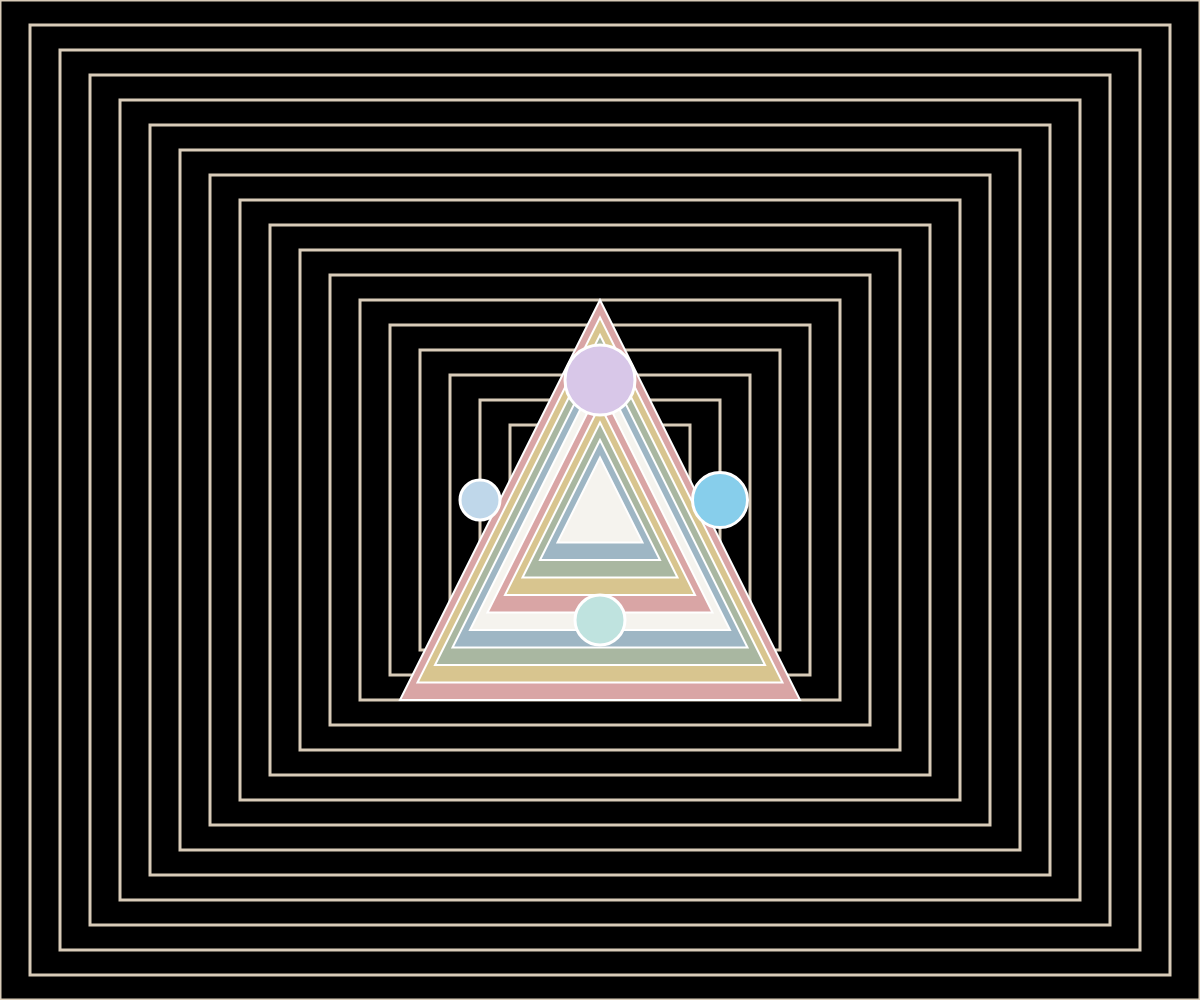
Frame 1 (no input)
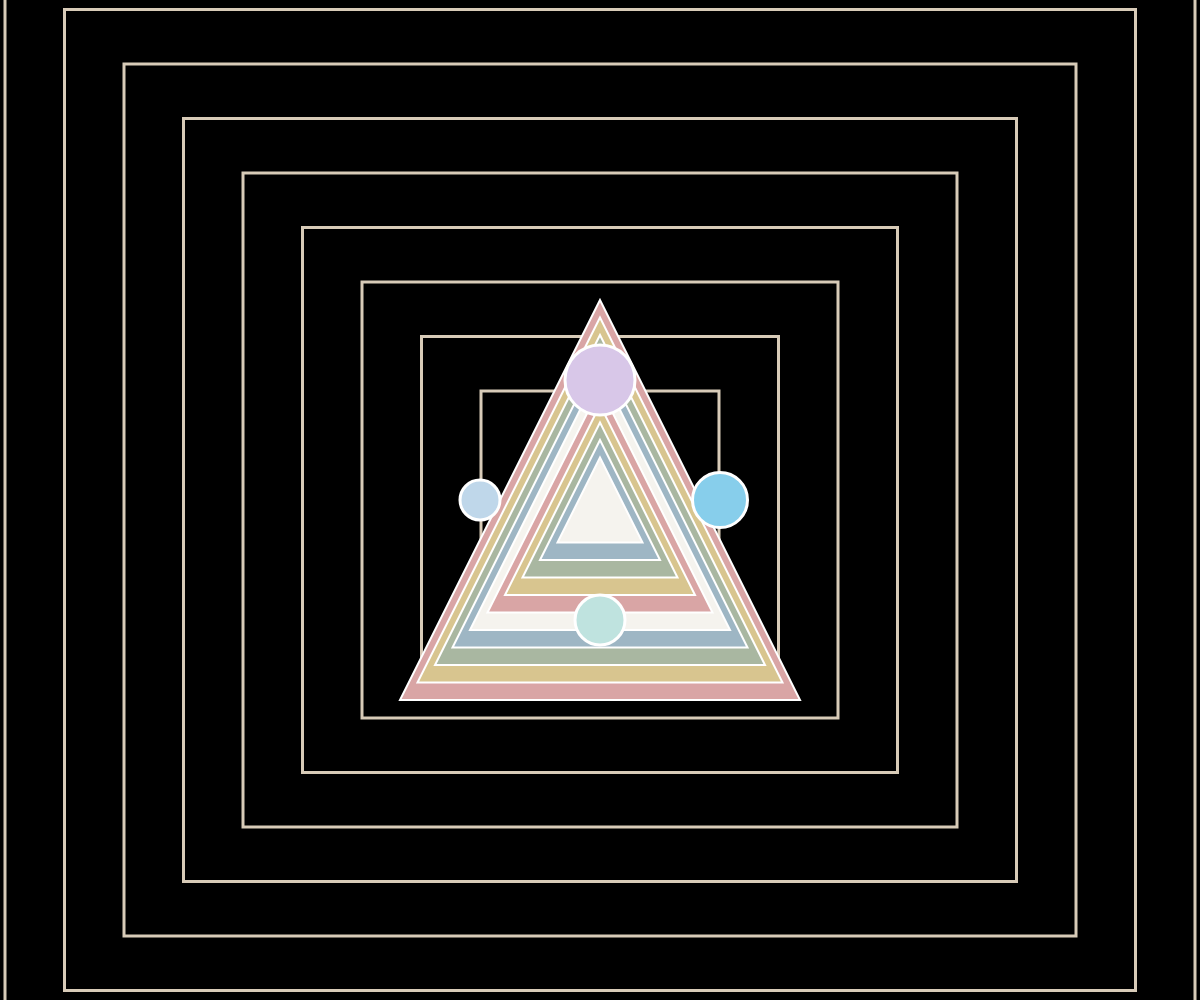
Frame 60 (no input)
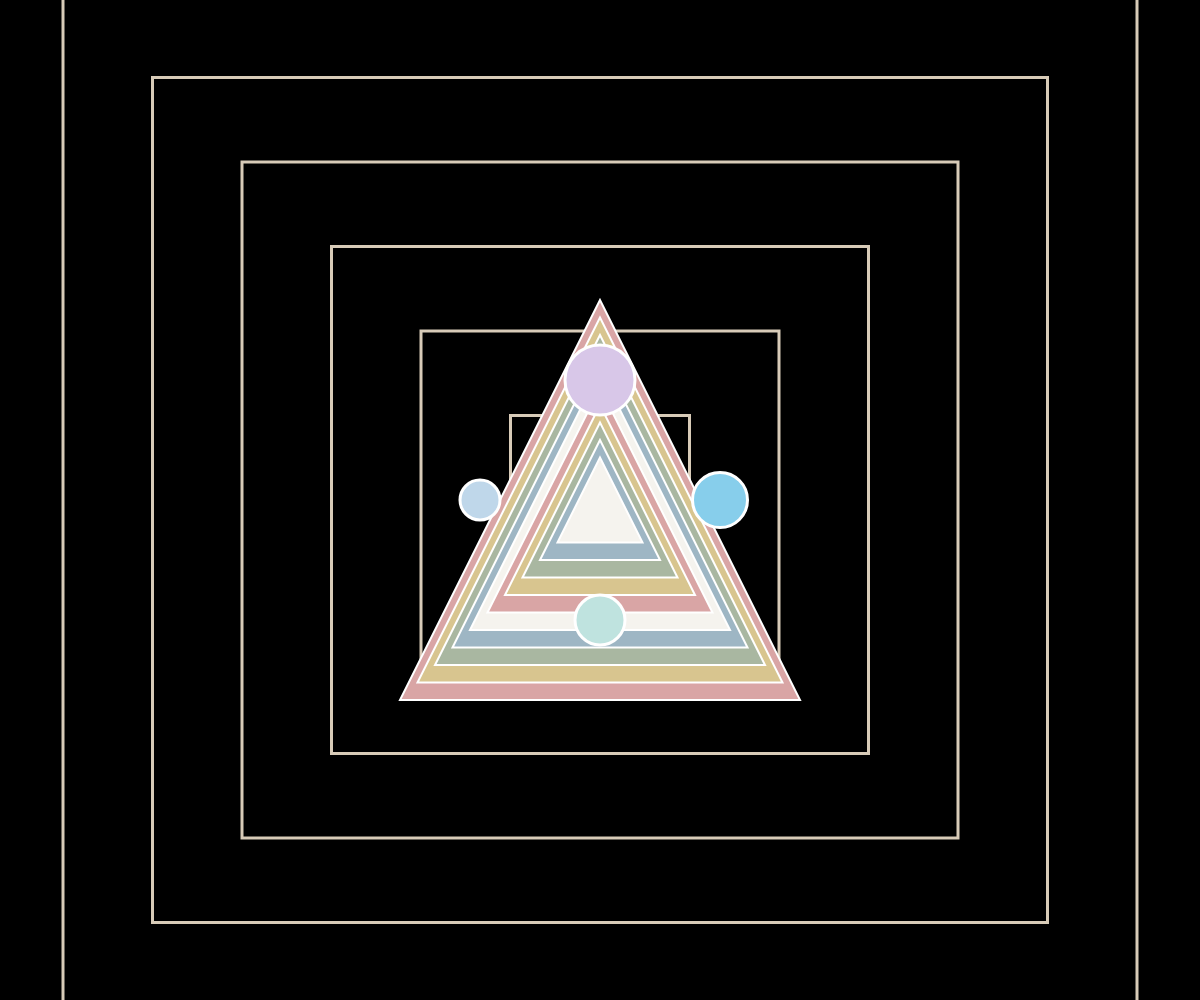
Frame 120 (the mouse pressed at the canvas centre since frame 60)

The p5.js sketch that drew these frames (run headless with seeded random() and noise() and a simulated clock; from frame 60 on, the mouse is pressed at the canvas centre):

// p5.js sketch
// ── sketch.js
let posX = [];
let posY = [];
let d = [40, 55, 70, 50];

let myColor = 
[
  '#BFD7EA', 
  '#87CEEB',
  '#D8C7E8', 
  '#BFE3DF'  
];

let triangleColors = 
[
  '#D9A5A5', 
  '#D8C58F', 
  '#A9B7A1', 
  '#9EB6C4', 
  '#F5F3EE', 
  '#D9A5A5', 
  '#D8C58F',
  '#A9B7A1',
  '#9EB6C4',
  '#F5F3EE'
];

let x, y;

let sizeW;
let sizeH;
let numShapes;

let numTriangles;
let triangleSize;
let triangleSpacing;

function setup() 
{
  createCanvas(windowWidth, windowHeight);
  rectMode(CENTER);

  x = width / 2;
  y = height / 2;

  // 四个圆围绕中心
  posX = 
  [
    x - 120,
    x + 120,
    x,
    x
  ];

  posY = 
  [
    y,
    y,
    y - 120,
    y + 120
  ];

  // 方形套环
  numShapes = 20;
  sizeW = width / numShapes;
  sizeH = height / numShapes;

  // 中间同心三角形
  numTriangles = 10;
  triangleSize = 400;
  triangleSpacing = 35;
}

function draw() {
  background(0);

  // 米色方形套环
  for (let i = numShapes; i > 0; i--) 
  {
    noFill();
    stroke('#D8CBB8');
    strokeWeight(3);
    rect(x, y, sizeW * i, sizeH * i);
  }

  sizeW++;
  sizeH++;

  if (sizeW > width || sizeH > height)
  {
    sizeW = 0;
    sizeH = 0;
  }

  // 同心三角形
  let currentSize = triangleSize;

  for (let i = 0; i < numTriangles; i++) 
    {
    fill(triangleColors[i]);
    stroke('white');
    strokeWeight(2);

    triangle(
      x, y - currentSize / 2,
      x - currentSize / 2, y + currentSize / 2,
      x + currentSize / 2, y + currentSize / 2
    );

    currentSize = currentSize - triangleSpacing;
  }

  // 四个圆
  for (let i = 0; i < 4; i++) 
    {
    fill(myColor[i]);
    stroke('white');
    strokeWeight(3);
    circle(posX[i], posY[i], d[i]);
  }
}
